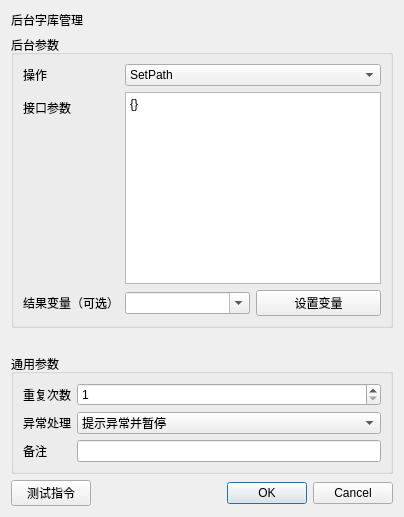
<?xml version="1.0" encoding="UTF-8"?><ui version="4.0"><class>InstructionEditor</class><widget class="QDialog" name="InstructionEditor"><layout class="QVBoxLayout" name="rootLayout"><item><widget class="QLabel" name="titleLabel"><property name="text"><string>后台字库管理</string></property></widget></item><item><widget class="QGroupBox" name="parameterGroupBox"><property name="title"><string>后台参数</string></property><layout class="QFormLayout" name="parameterFormLayout"><item row="0" column="0"><widget class="QLabel" name="label_0"><property name="text"><string>操作</string></property></widget></item><item row="0" column="1"><widget class="QComboBox" name="parameter_0"><item><property name="text"><string>SetPath</string></property></item><item><property name="text"><string>加载字库 · SetDict</string></property></item><item><property name="text"><string>切换字库 · UseDict</string></property></item><item><property name="text"><string>GetNowDict</string></property></item><item><property name="text"><string>添加字库文字 · AddDict</string></property></item><item><property name="text"><string>清空字库 · ClearDict</string></property></item><item><property name="text"><string>GetDictCount</string></property></item><item><property name="text"><string>GetDictInfo</string></property></item><item><property name="text"><string>GetDict</string></property></item><item><property name="text"><string>SaveDict</string></property></item><item><property name="text"><string>设置字库密码 · SetDictPwd</string></property></item><item><property name="text"><string>SetExportDict</string></property></item><item><property name="text"><string>EncodeFile</string></property></item><item><property name="text"><string>DecodeFile</string></property></item></widget></item><item row="1" column="0"><widget class="QLabel" name="label_1"><property name="text"><string>接口参数</string></property></widget></item><item row="1" column="1"><widget class="QPlainTextEdit" name="parameter_1"><property name="plainText"><string>{}</string></property></widget></item><item row="2" column="0"><widget class="QLabel" name="label_2"><property name="text"><string>结果变量（可选）</string></property></widget></item><item row="2" column="1"><layout class="QHBoxLayout" name="fieldLayout_2"><item><widget class="QComboBox" name="parameter_2"><property name="editable"><bool>true</bool></property></widget></item><item><widget class="QPushButton" name="auxiliary_2"><property name="text"><string>设置变量</string></property></widget></item></layout></item></layout></widget></item><item><spacer name="verticalSpacer"><property name="orientation"><enum>Qt::Vertical</enum></property><property name="sizeHint" stdset="0"><size><width>20</width><height>20</height></size></property></spacer></item>
<item><widget class="QGroupBox" name="commonGroupBox"><property name="title"><string>通用参数</string></property><layout class="QFormLayout" name="commonFormLayout">
<item row="0" column="0"><widget class="QLabel" name="repeatLabel"><property name="text"><string>重复次数</string></property></widget></item><item row="0" column="1"><widget class="QSpinBox" name="repeatSpinBox"><property name="minimum"><number>1</number></property><property name="maximum"><number>999999</number></property><property name="value"><number>1</number></property></widget></item>
<item row="1" column="0"><widget class="QLabel" name="errorPolicyLabel"><property name="text"><string>异常处理</string></property></widget></item><item row="1" column="1"><widget class="QComboBox" name="errorPolicyComboBox"><item><property name="text"><string>自动跳过</string></property></item><item><property name="text"><string>提示异常并暂停</string></property></item><item><property name="text"><string>提示异常并停止</string></property></item><property name="currentIndex"><number>1</number></property></widget></item>
<item row="2" column="0"><widget class="QLabel" name="noteLabel"><property name="text"><string>备注</string></property></widget></item><item row="2" column="1"><widget class="QLineEdit" name="noteEdit"/></item>
</layout></widget></item>
<item><layout class="QHBoxLayout" name="footerLayout"><item><widget class="QPushButton" name="testButton"><property name="text"><string>测试指令</string></property></widget></item><item><spacer name="footerSpacer"><property name="orientation"><enum>Qt::Horizontal</enum></property><property name="sizeHint" stdset="0"><size><width>40</width><height>20</height></size></property></spacer></item><item><widget class="QDialogButtonBox" name="buttonBox"><property name="standardButtons"><set>QDialogButtonBox::Cancel|QDialogButtonBox::Ok</set></property></widget></item></layout></item>
</layout></widget><resources/><connections/></ui>
